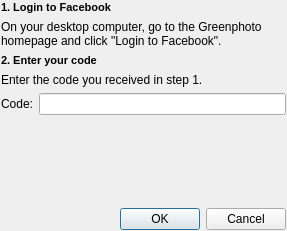
<ui version="4.0" >
 <class>FacebookLogin</class>
 <widget class="QDialog" name="FacebookLogin" >
  <property name="geometry" >
   <rect>
    <x>0</x>
    <y>0</y>
    <width>287</width>
    <height>231</height>
   </rect>
  </property>
  <property name="windowTitle" >
   <string>Login</string>
  </property>
  <layout class="QVBoxLayout" >
   <property name="margin" >
    <number>1</number>
   </property>
   <property name="spacing" >
    <number>6</number>
   </property>
   <item>
    <widget class="QLabel" name="label_25" >
     <property name="text" >
      <string>&lt;html>&lt;head>&lt;meta name="qrichtext" content="1" />&lt;style type="text/css">
p, li { white-space: pre-wrap; }
&lt;/style>&lt;/head>&lt;body style=" font-family:'Sans Serif'; font-size:8pt; font-weight:400; font-style:normal; text-decoration:none;">
&lt;p style=" margin-top:0px; margin-bottom:0px; margin-left:0px; margin-right:0px; -qt-block-indent:0; text-indent:0px;">&lt;span style=" font-weight:600;">1. Login to Facebook&lt;/span>&lt;/p>&lt;/body>&lt;/html></string>
     </property>
    </widget>
   </item>
   <item>
    <widget class="QLabel" name="label_3" >
     <property name="text" >
      <string>On your desktop computer, go to the Greenphoto homepage and click "Login to Facebook".</string>
     </property>
     <property name="wordWrap" >
      <bool>true</bool>
     </property>
    </widget>
   </item>
   <item>
    <widget class="QLabel" name="label_28" >
     <property name="text" >
      <string>&lt;html>&lt;head>&lt;meta name="qrichtext" content="1" />&lt;style type="text/css">
p, li { white-space: pre-wrap; }
&lt;/style>&lt;/head>&lt;body style=" font-family:'Sans Serif'; font-size:8pt; font-weight:400; font-style:normal; text-decoration:none;">
&lt;p style=" margin-top:0px; margin-bottom:0px; margin-left:0px; margin-right:0px; -qt-block-indent:0; text-indent:0px;">&lt;span style=" font-weight:600;">2. Enter your code&lt;/span>&lt;/p>&lt;/body>&lt;/html></string>
     </property>
    </widget>
   </item>
   <item>
    <widget class="QLabel" name="label_24" >
     <property name="text" >
      <string>Enter the code you received in step 1.</string>
     </property>
     <property name="wordWrap" >
      <bool>true</bool>
     </property>
    </widget>
   </item>
   <item>
    <layout class="QHBoxLayout" >
     <property name="margin" >
      <number>0</number>
     </property>
     <property name="spacing" >
      <number>6</number>
     </property>
     <item>
      <widget class="QLabel" name="label_27" >
       <property name="text" >
        <string>Code:</string>
       </property>
      </widget>
     </item>
     <item>
      <widget class="QLineEdit" name="code" />
     </item>
    </layout>
   </item>
   <item>
    <spacer>
     <property name="orientation" >
      <enum>Qt::Vertical</enum>
     </property>
     <property name="sizeHint" >
      <size>
       <width>20</width>
       <height>41</height>
      </size>
     </property>
    </spacer>
   </item>
   <item>
    <widget class="QDialogButtonBox" name="buttonBox" >
     <property name="orientation" >
      <enum>Qt::Horizontal</enum>
     </property>
     <property name="standardButtons" >
      <set>QDialogButtonBox::Cancel|QDialogButtonBox::NoButton|QDialogButtonBox::Ok</set>
     </property>
    </widget>
   </item>
  </layout>
 </widget>
 <resources/>
 <connections>
  <connection>
   <sender>buttonBox</sender>
   <signal>accepted()</signal>
   <receiver>FacebookLogin</receiver>
   <slot>accept()</slot>
   <hints>
    <hint type="sourcelabel" >
     <x>171</x>
     <y>220</y>
    </hint>
    <hint type="destinationlabel" >
     <x>175</x>
     <y>233</y>
    </hint>
   </hints>
  </connection>
  <connection>
   <sender>buttonBox</sender>
   <signal>rejected()</signal>
   <receiver>FacebookLogin</receiver>
   <slot>reject()</slot>
   <hints>
    <hint type="sourcelabel" >
     <x>252</x>
     <y>214</y>
    </hint>
    <hint type="destinationlabel" >
     <x>258</x>
     <y>224</y>
    </hint>
   </hints>
  </connection>
 </connections>
</ui>
